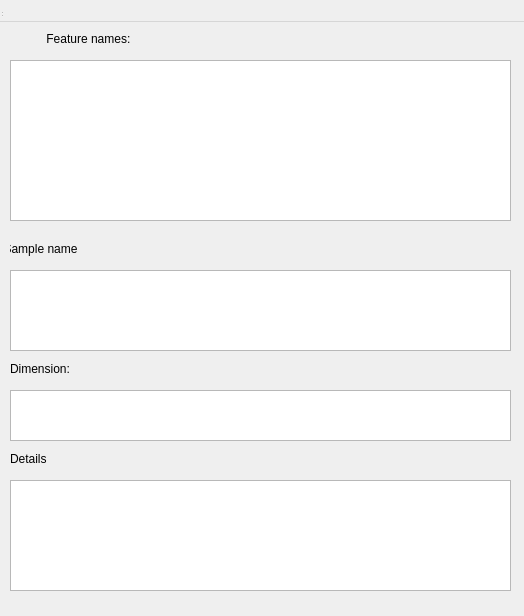
<?xml version="1.0" encoding="UTF-8"?>
<ui version="4.0">
 <class>QDialog</class>
 <widget class="QDialog" name="QDialog">
  <property name="geometry">
   <rect>
    <x>0</x>
    <y>0</y>
    <width>524</width>
    <height>616</height>
   </rect>
  </property>
  <property name="windowTitle">
   <string>DETAIL</string>
  </property>
  <widget class="QWidget" name="centralwidget" native="true">
   <property name="geometry">
    <rect>
     <x>0</x>
     <y>20</y>
     <width>511</width>
     <height>581</height>
    </rect>
   </property>
   <widget class="QTextBrowser" name="tetinh">
    <property name="geometry">
     <rect>
      <x>10</x>
      <y>40</y>
      <width>501</width>
      <height>161</height>
     </rect>
    </property>
   </widget>
   <widget class="QTextBrowser" name="temau">
    <property name="geometry">
     <rect>
      <x>10</x>
      <y>250</y>
      <width>501</width>
      <height>81</height>
     </rect>
    </property>
   </widget>
   <widget class="QTextBrowser" name="lEsl">
    <property name="geometry">
     <rect>
      <x>10</x>
      <y>370</y>
      <width>501</width>
      <height>51</height>
     </rect>
    </property>
   </widget>
   <widget class="QTextBrowser" name="tegt">
    <property name="geometry">
     <rect>
      <x>10</x>
      <y>460</y>
      <width>501</width>
      <height>111</height>
     </rect>
    </property>
   </widget>
   <widget class="QLabel" name="label">
    <property name="geometry">
     <rect>
      <x>10</x>
      <y>10</y>
      <width>160</width>
      <height>17</height>
     </rect>
    </property>
    <property name="text">
     <string>Feature names: </string>
    </property>
    <property name="alignment">
     <set>Qt::AlignCenter</set>
    </property>
   </widget>
   <widget class="QLabel" name="label_2">
    <property name="geometry">
     <rect>
      <x>10</x>
      <y>220</y>
      <width>67</width>
      <height>17</height>
     </rect>
    </property>
    <property name="text">
     <string>Sample names</string>
    </property>
    <property name="alignment">
     <set>Qt::AlignCenter</set>
    </property>
   </widget>
   <widget class="QLabel" name="label_3">
    <property name="geometry">
     <rect>
      <x>10</x>
      <y>340</y>
      <width>71</width>
      <height>17</height>
     </rect>
    </property>
    <property name="text">
     <string>Dimension:</string>
    </property>
   </widget>
   <widget class="QLabel" name="label_4">
    <property name="geometry">
     <rect>
      <x>10</x>
      <y>430</y>
      <width>67</width>
      <height>17</height>
     </rect>
    </property>
    <property name="text">
     <string>Details</string>
    </property>
   </widget>
  </widget>
  <widget class="QMenuBar" name="menubar">
   <property name="geometry">
    <rect>
     <x>0</x>
     <y>0</y>
     <width>524</width>
     <height>22</height>
    </rect>
   </property>
  </widget>
  <widget class="QStatusBar" name="statusbar">
   <property name="geometry">
    <rect>
     <x>0</x>
     <y>0</y>
     <width>3</width>
     <height>18</height>
    </rect>
   </property>
  </widget>
 </widget>
 <resources/>
 <connections/>
</ui>
